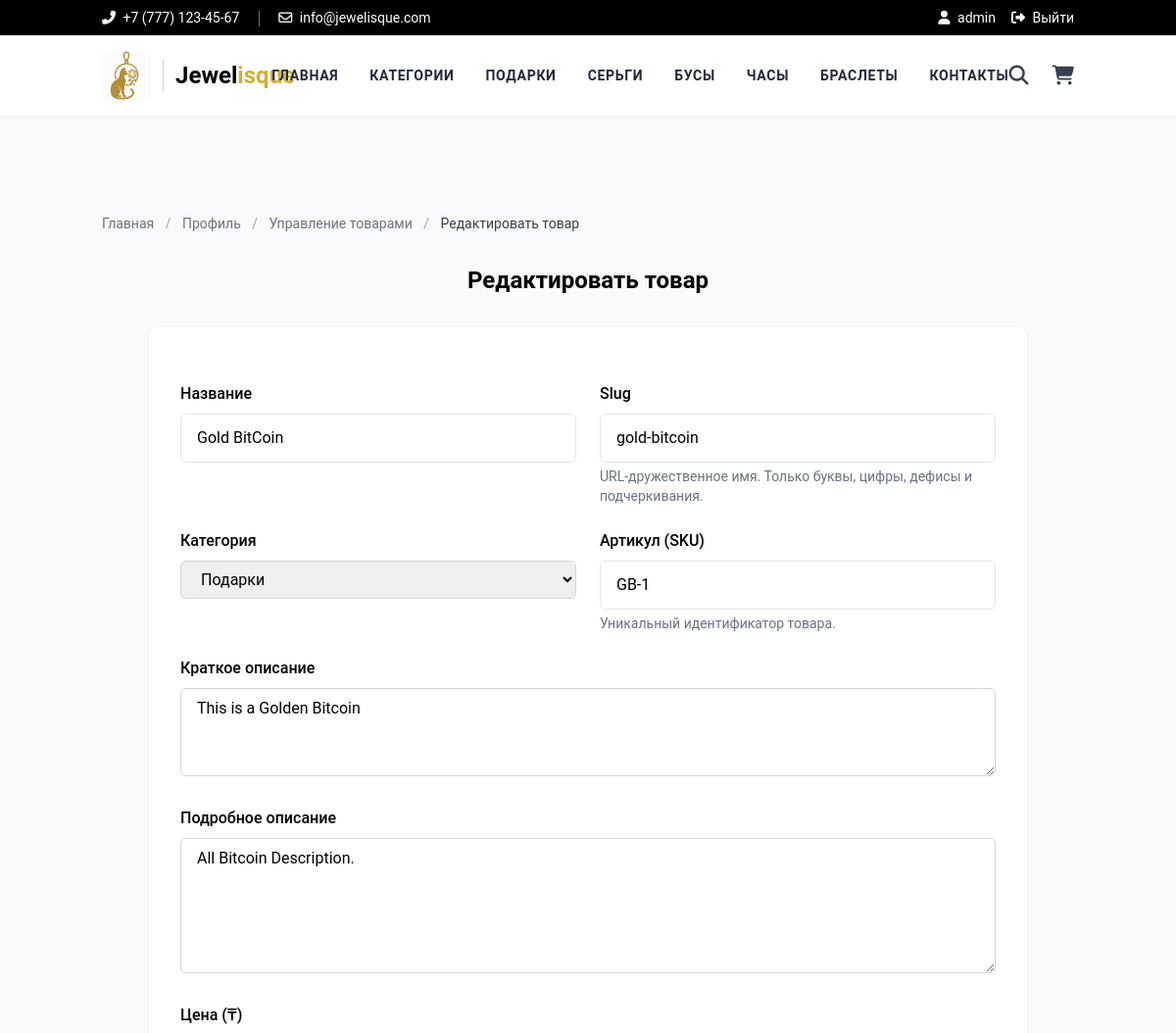
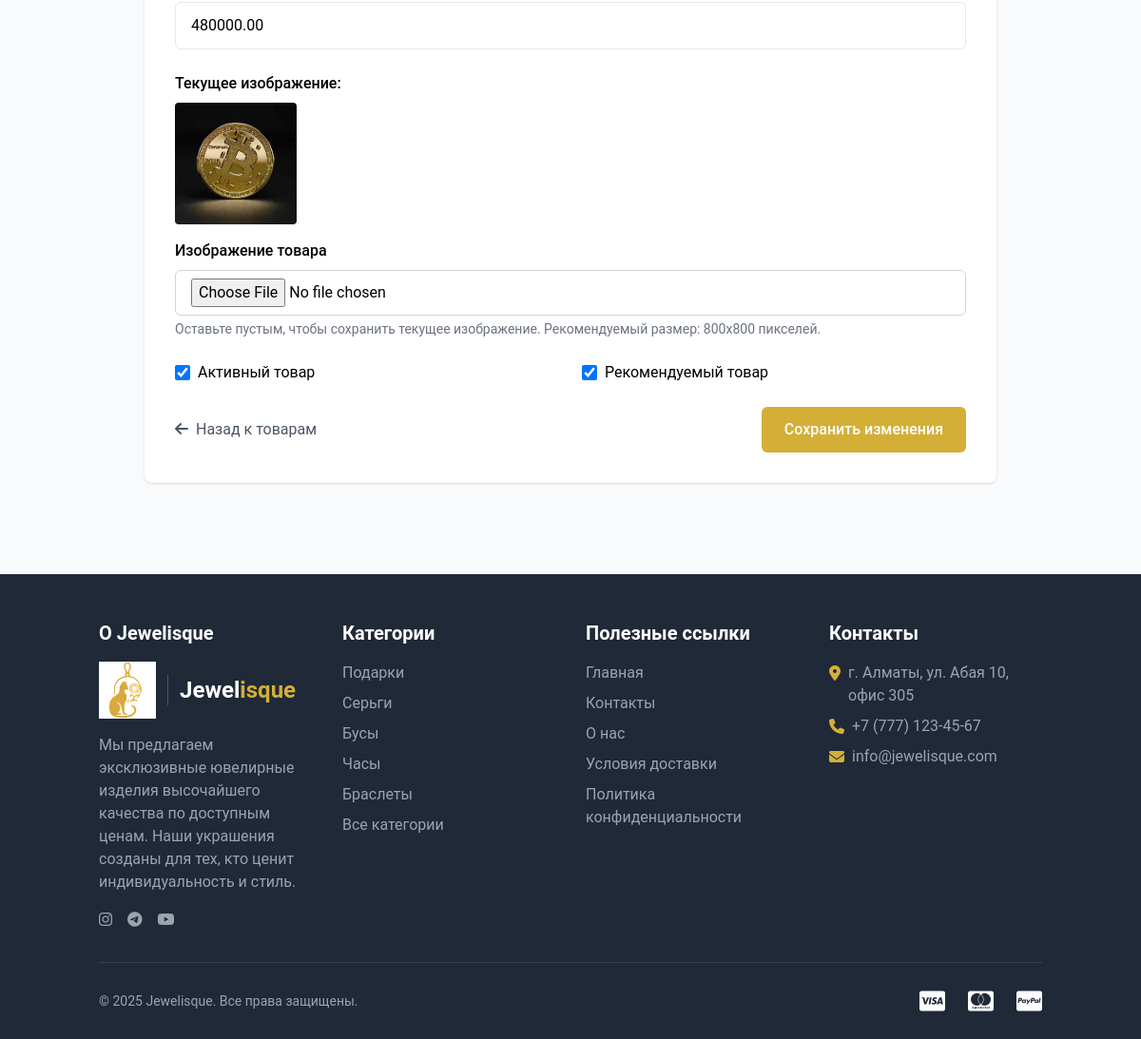
Page /edit-product/24/ (signed in) on the committed database (2 pictures, top to bottom).
### store/models.py (models this page shows, shortened)
class Category(models.Model):
    title = models.CharField(max_length=50, verbose_name="Название категории")
    slug = models.SlugField(max_length=55, verbose_name="URL категории", unique=True)
    description = models.TextField(blank=True, verbose_name="Описание категории")
    category_image = models.ImageField(upload_to='category', blank=True, null=True, verbose_name="Изображение категории")
    is_active = models.BooleanField(verbose_name="Активна?", default=True)
    is_featured = models.BooleanField(verbose_name="Рекомендуемая?", default=False)
    created_at = models.DateTimeField(auto_now_add=True, verbose_name="Дата создания")
    updated_at = models.DateTimeField(auto_now=True, verbose_name="Дата обновления")
    class Meta:
        verbose_name_plural = 'Категории'
        ordering = ('-created_at',)
        indexes = [
            models.Index(fields=['slug']),
            models.Index(fields=['is_active']),
            models.Index(fields=['is_featured']),
        ]
    def __str__(self):
        return self.title

class Product(models.Model):
    title = models.CharField(max_length=150, verbose_name="Название товара")
    slug = models.SlugField(max_length=160, verbose_name="URL товара", unique=True)
    sku = models.CharField(max_length=255, unique=True, verbose_name="Уникальный ID товара (SKU)")
    short_description = models.TextField(verbose_name="Краткое описание")
    detail_description = models.TextField(blank=True, null=True, verbose_name="Подробное описание")
    product_image = models.ImageField(upload_to='product', blank=True, null=True, verbose_name="Изображение товара")
    price = models.DecimalField(max_digits=8, decimal_places=2, verbose_name="Цена")
    category = models.ForeignKey(Category, verbose_name="Категория товара", on_delete=models.CASCADE, db_index=True)
    is_active = models.BooleanField(verbose_name="Активен?", default=True)
    is_featured = models.BooleanField(verbose_name="Рекомендуемый?", default=False)
    created_at = models.DateTimeField(auto_now_add=True, verbose_name="Дата создания")
    updated_at = models.DateTimeField(auto_now=True, verbose_name="Дата обновления")
    class Meta:
        verbose_name_plural = 'Товары'
        ordering = ('-created_at',)
        indexes = [
            models.Index(fields=['slug']),
            models.Index(fields=['sku']),
            models.Index(fields=['category']),
            models.Index(fields=['is_active']),
            models.Index(fields=['is_featured']),
            models.Index(fields=['price']),
        ]

### store/views.py (the view)
# urls.py: path('edit-product/<int:product_id>/', views.edit_product, name='edit-product'),
@login_required
def edit_product(request, product_id):
    if not request.user.is_superuser:
        messages.error(request, "У вас нет прав доступа к этой странице!")
        return redirect('store:profile')
    product = get_object_or_404(Product, id=product_id)
    if request.method == 'POST':
        form = ProductForm(request.POST, request.FILES, instance=product)
        if form.is_valid():
            form.save()
            messages.success(request, 'Товар успешно обновлен!')
            return redirect('store:admin-products')
    else:
        form = ProductForm(instance=product)
    context = {'form': form, 'product': product}
    return render(request, 'store/edit_product.html', context)

### templates/store/edit_product.html (shortened to what this page needs)
{% extends 'base.html' %}
{% load store_tags %}
{% block content %}
<div class="container mx-auto px-4 py-12">
    <div class="text-sm mb-8">
        <a href="{% url 'store:home' %}" class="text-gray-500 hover:text-secondary">Главная</a>
        <span class="mx-2 text-gray-400">/</span>
        <a href="{% url 'store:profile' %}" class="text-gray-500 hover:text-secondary">Профиль</a>
        <span class="mx-2 text-gray-400">/</span>
        <a href="{% url 'store:admin-products' %}" class="text-gray-500 hover:text-secondary">Управление товарами</a>
        <span class="mx-2 text-gray-400">/</span>
        <span class="text-gray-700">Редактировать товар</span>
    </div>
    <div class="max-w-4xl mx-auto">
        <h1 class="text-2xl font-bold mb-8 text-center">Редактировать товар</h1>
        <div class="bg-white rounded-lg shadow p-8">
            <form method="post" enctype="multipart/form-data" class="space-y-6">
                <div class="grid grid-cols-1 md:grid-cols-2 gap-6">
                    <div>
                        <label for="{{ form.title.id_for_label }}" class="block mb-2 font-medium">{{ form.title.label }}</label>
                        {{ form.title }}
                    </div>
                    <div>
                        <label for="{{ form.slug.id_for_label }}" class="block mb-2 font-medium">{{ form.slug.label }}</label>
                        {{ form.slug }}
                        <p class="text-gray-500 text-sm mt-1">URL-дружественное имя. Только буквы, цифры, дефисы и подчеркивания.</p>
                    </div>
                </div>
                <div class="grid grid-cols-1 md:grid-cols-2 gap-6">
                    <div>
                        <label for="{{ form.category.id_for_label }}" class="block mb-2 font-medium">{{ form.category.label }}</label>
                        {{ form.category }}
                    </div>
                    <div>
                        <label for="{{ form.sku.id_for_label }}" class="block mb-2 font-medium">{{ form.sku.label }}</label>
                        {{ form.sku }}
                        <p class="text-gray-500 text-sm mt-1">Уникальный идентификатор товара.</p>
                    </div>
                </div>
                <div>
                    <label for="{{ form.short_description.id_for_label }}" class="block mb-2 font-medium">{{ form.short_description.label }}</label>
                    {{ form.short_description }}
                </div>
                <div>
                    <label for="{{ form.detail_description.id_for_label }}" class="block mb-2 font-medium">{{ form.detail_description.label }}</label>
                    {{ form.detail_description }}
                </div>
                <div>
                    <label for="{{ form.price.id_for_label }}" class="block mb-2 font-medium">{{ form.price.label }}</label>
                    {{ form.price }}
                </div>
                <div>
                    {% if product.product_image %}
                    <div class="mb-4">
                        <p class="block mb-2 font-medium">Текущее изображение:</p>
                        <img src="{{ product.product_image.url }}" alt="{{ product.title }}" class="w-32 h-32 object-cover rounded">
                    </div>
                    {% endif %}
                    <label for="{{ form.product_image.id_for_label }}" class="block mb-2 font-medium">{{ form.product_image.label }}</label>
                    {{ form.product_image }}
                    <p class="text-gray-500 text-sm mt-1">Оставьте пустым, чтобы сохранить текущее изображение. Рекомендуемый размер: 800x800 пикселей.</p>
                </div>
                <div class="grid grid-cols-1 md:grid-cols-2 gap-6">
                    <div class="flex items-center">
                        {{ form.is_active }}
                        <label for="{{ form.is_active.id_for_label }}" class="ml-2">{{ form.is_active.label }}</label>
                    </div>
                    <div class="flex items-center">
                        {{ form.is_featured }}
                        <label for="{{ form.is_featured.id_for_label }}" class="ml-2">{{ form.is_featured.label }}</label>
                    </div>
                </div>
                <div class="flex items-center justify-between">
                    <a href="{% url 'store:admin-products' %}" class="text-gray-600 hover:text-secondary">
                        <i class="fas fa-arrow-left mr-1"></i> Назад к товарам
                    </a>
                    <button type="submit" class="px-6 py-3 bg-secondary text-white font-medium rounded-md hover:bg-opacity-90 transition">
                        Сохранить изменения
                    </button>
                </div>
            </form>
        </div>
    </div>
</div>
{% endblock %}

### templates/base.html (shortened to what this page needs)
<!DOCTYPE html>
<html lang="ru">
<head>
    {% load static %}
    {% load store_tags %}
    <link rel="stylesheet" href="{% static 'css/styles.css' %}">
    <link rel="stylesheet" href="https://cdnjs.cloudflare.com/ajax/libs/font-awesome/6.4.0/css/all.min.css">
    <link rel="stylesheet" href="{% static 'css/base_style.css' %}">
    <script src="https://cdn.tailwindcss.com"></script>
</head>
<body class="bg-gray-50 flex flex-col min-h-screen">
    <header class="bg-white shadow-sm fixed top-0 left-0 right-0 w-full z-50">
        <div class="bg-black text-white py-2">
            <div class="container mx-auto px-4 flex justify-between items-center text-sm">
                <div>
                    <span><i class="fas fa-phone-alt mr-1"></i> +7 (777) 123-45-67</span>
                    <span><i class="far fa-envelope mr-1"></i> info@jewelisque.com</span>
                </div>
                <div class="flex items-center">
                    {% if request.user.is_authenticated %}
                    <a href="{% url 'store:profile' %}" class="mr-4 hover:text-secondary transition">
                        <i class="fas fa-user mr-1"></i> {{ request.user.username }}
                    </a>
                    <a href="{% url 'store:logout' %}" class="hover:text-secondary transition">
                        <i class="fas fa-sign-out-alt mr-1"></i> Выйти
                    </a>
                    {% endif %}
                </div>
            </div>
        </div>
        <div class="container mx-auto px-4">
            <div class="flex justify-between items-center py-4">
                <a href="{% url 'store:home' %}" class="flex items-center">
                    <img src="{% get_media_prefix %}logo/logo.png" alt="Jewelisque" class="logo-img">
                    <span class="site-title">Jewel<span class="gold-text">isque</span></span>
                </a>
                <nav class="hidden md:flex space-x-8 text-sm font-bold">
                    <a href="{% url 'store:home' %}" class="nav-link text-gray-800 hover:text-secondary transition hover:scale-105">Главная</a>
                    <a href="{% url 'store:all-categories' %}" class="nav-link text-gray-800 hover:text-secondary transition hover:scale-105">Категории</a>
                    {% for category in menu_categories %}
                    <a href="{% url 'store:category-products' category.slug %}" class="nav-link text-gray-800 hover:text-secondary transition hover:scale-105">{{ category.title }}</a>
                    {% endfor %}
                    <a href="{% url 'store:contacts' %}" class="nav-link text-gray-800 hover:text-secondary transition hover:scale-105">Контакты</a>
                </nav>
                <div class="flex items-center space-x-6">
                    <button id="search-toggle" class="text-gray-700 hover:text-secondary transition">
                        <i class="fas fa-search text-xl"></i>
                    </button>
                    <a href="{% url 'store:cart' %}" class="text-gray-700 hover:text-secondary transition relative">
                        <i class="fas fa-shopping-cart text-xl"></i>
                    </a>
                </div>
            </div>
        </div>
    </header>
    <main class="flex-grow mt-[170px]">
        {% block content %}{% endblock %}
    </main>
    <footer class="bg-gray-800 text-white pt-12 pb-6 mt-12">
        <div class="container mx-auto px-4">
            <div class="grid grid-cols-1 md:grid-cols-4 gap-8 mb-8">
                <div>
                    <h3 class="text-xl font-bold mb-4">О Jewelisque</h3>
                    <div class="mb-4 flex items-center">
                        <img src="{% get_media_prefix %}logo/logo.png" alt="Jewelisque" class="footer-logo">
                        <span class="site-title text-white">Jewel<span class="gold-text">isque</span></span>
                    </div>
                    <p class="text-gray-400 mb-4">Мы предлагаем эксклюзивные ювелирные изделия высочайшего качества по доступным ценам. Наши украшения созданы для тех, кто ценит индивидуальность и стиль.</p>
                    <div class="flex space-x-4">
                        <a href="https://instagram.com" target="_blank" class="text-gray-400 hover:text-secondary transition">
                            <i class="fab fa-instagram"></i>
                        </a>
                        <a href="https://t.me" target="_blank" class="text-gray-400 hover:text-secondary transition">
                            <i class="fab fa-telegram"></i>
                        </a>
                        <a href="https://youtube.com" target="_blank" class="text-gray-400 hover:text-secondary transition">
                            <i class="fab fa-youtube"></i>
                        </a>
                    </div>
                </div>
                <div>
                    <h3 class="text-xl font-bold mb-4">Категории</h3>
                    <ul class="space-y-2">
                        {% for category in menu_categories %}
                        <li>
                            <a href="{% url 'store:category-products' category.slug %}" class="text-gray-400 hover:text-secondary transition">{{ category.title }}</a>
                        </li>
                        {% endfor %}
                        <li>
                            <a href="{% url 'store:all-categories' %}" class="text-gray-400 hover:text-secondary transition">Все категории</a>
                        </li>
                    </ul>
                </div>
                <div>
                    <h3 class="text-xl font-bold mb-4">Полезные ссылки</h3>
                    <ul class="space-y-2">
                        <li>
                            <a href="{% url 'store:home' %}" class="text-gray-400 hover:text-secondary transition">Главная</a>
                        </li>
                        <li>
                            <a href="{% url 'store:contacts' %}" class="text-gray-400 hover:text-secondary transition">Контакты</a>
                        </li>
                        <li>
                            <a href="{% url 'store:about' %}" class="text-gray-400 hover:text-secondary transition">О нас</a>
                        </li>
                        <li>
                            <a href="{% url 'store:shipping' %}" class="text-gray-400 hover:text-secondary transition">Условия доставки</a>
                        </li>
                        <li>
                            <a href="{% url 'store:privacy' %}" class="text-gray-400 hover:text-secondary transition">Политика конфиденциальности</a>
                        </li>
                    </ul>
                </div>
                <div>
                    <h3 class="text-xl font-bold mb-4">Контакты</h3>
                    <ul class="space-y-2">
                        <li class="flex items-start">
                            <i class="fas fa-map-marker-alt mt-1 mr-2 text-secondary"></i>
                            <span class="text-gray-400">г. Алматы, ул. Абая 10, офис 305</span>
                        </li>
                        <li class="flex items-start">
                            <i class="fas fa-phone mt-1 mr-2 text-secondary"></i>
                            <span class="text-gray-400">+7 (777) 123-45-67</span>
                        </li>
                        <li class="flex items-start">
                            <i class="fas fa-envelope mt-1 mr-2 text-secondary"></i>
                            <span class="text-gray-400">info@jewelisque.com</span>
                        </li>
                    </ul>
                </div>
            </div>
            <div class="border-t border-gray-700 pt-6">
                <div class="flex flex-col md:flex-row justify-between items-center">
                    <p class="text-gray-400 text-sm mb-4 md:mb-0">© 2025 Jewelisque. Все права защищены.</p>
                    <div class="flex space-x-6">
                        <i class="fab fa-cc-visa text-white text-2xl" title="Visa"></i>
                        <i class="fab fa-cc-mastercard text-white text-2xl" title="Mastercard"></i>
                        <i class="fab fa-cc-paypal text-white text-2xl" title="PayPal"></i>
                    </div>
                </div>
            </div>
        </div>
    </footer>
</body>
</html>

### rows in the picture
Category: title "ПОДАРКИ", title "Подарки"
Category: title "СЕРЬГИ", title "Серьги"
Category: title "БУСЫ", title "Бусы"
Category: title "ЧАСЫ", title "Часы"
Category: title "БРАСЛЕТЫ", title "Браслеты"
Product: title "Gold BitCoin", slug "gold-bitcoin", category "Подарки", sku "GB-1", short_description "This is a Golden Bitcoin", detail_description "All Bitcoin Description.", price "480000.00", product_image (picture), is_active "☑", is_featured "☑"

### other values in the picture
{{ request.user.username }} "admin"
